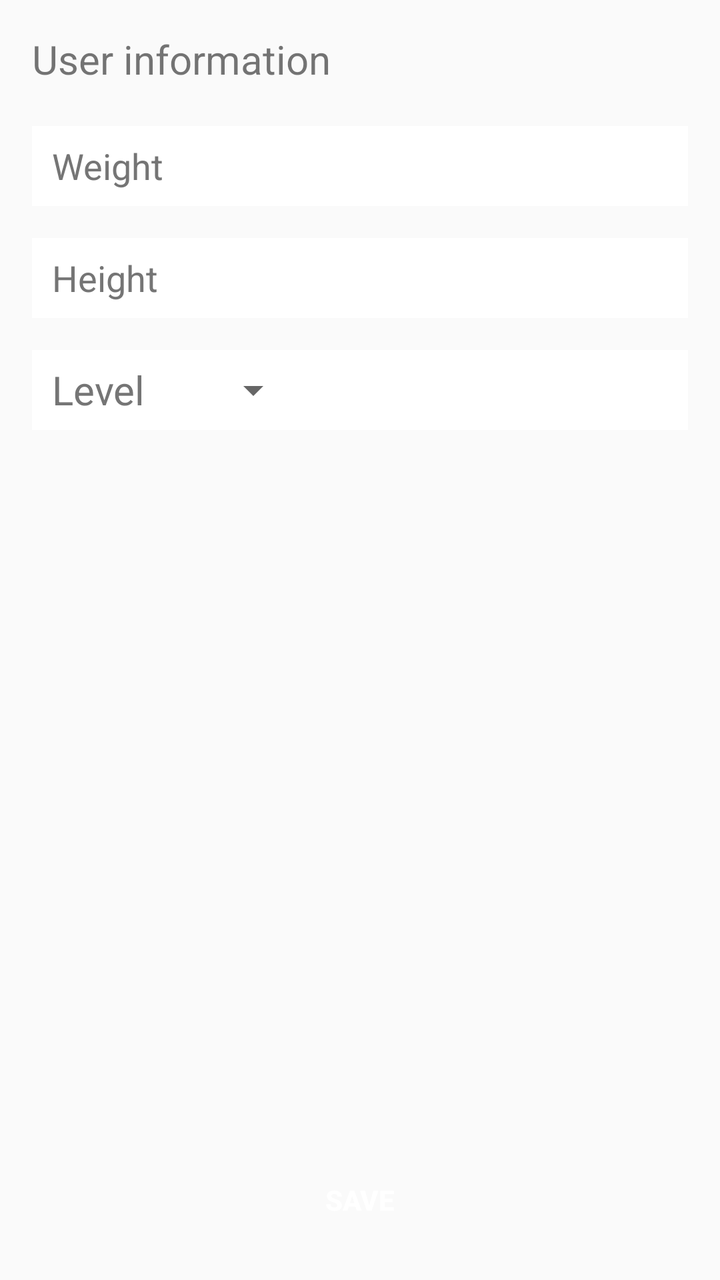
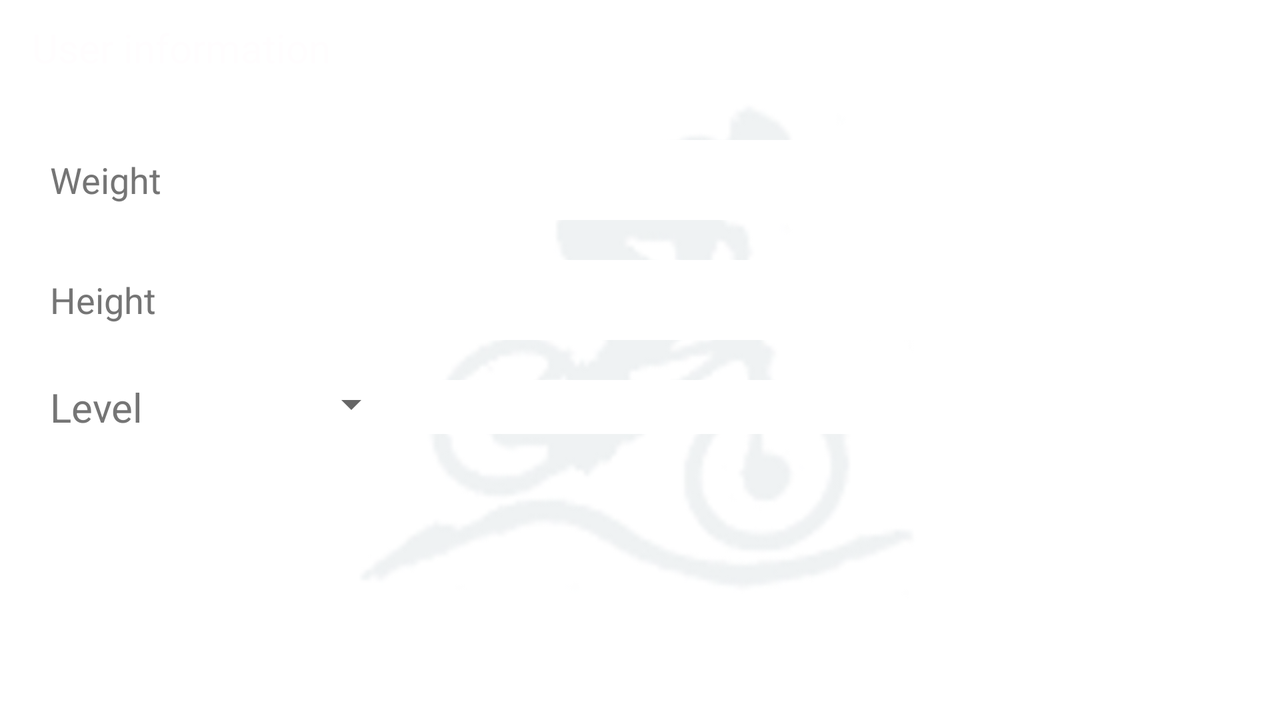

The same Android screen from two of the app's own layout files: first res/layout/ as a phone draws it, then the repository's variant for another configuration, drawn on a device whose configuration selects that folder. Both files follow.
<!-- AndroidManifest.xml: application theme AppTheme -->
<!-- res/layout/activity_user_features.xml -->
<RelativeLayout xmlns:android="http://schemas.android.com/apk/res/android"
    xmlns:tools="http://schemas.android.com/tools"
    android:layout_width="match_parent"
    android:layout_height="match_parent"
    android:clickable="false"
    android:focusable="false"
    android:paddingBottom="@dimen/activity_vertical_margin"
    android:paddingLeft="@dimen/activity_horizontal_margin"
    android:paddingRight="@dimen/activity_horizontal_margin"
    android:paddingTop="@dimen/activity_vertical_margin"
    tools:context="com.cyclingmap.orion.cyclingmap.activities.UserFeatures">

    <TextView
        android:id="@+id/tvFeaturesHead"
        android:layout_width="wrap_content"
        android:layout_height="wrap_content"
        android:text="@string/user_features_head"
        android:textSize="20dp" />

    <EditText
        android:id="@+id/txtFeaturesWeight"
        android:layout_width="fill_parent"
        android:layout_height="40dp"
        android:layout_alignParentEnd="true"
        android:layout_alignParentRight="true"
        android:layout_below="@+id/tvFeaturesHead"
        android:layout_marginTop="20dp"
        android:background="#ffffffff"
        android:hint="@string/user_features_weight"
        android:inputType="number|textPersonName"
        android:paddingLeft="10dp"
        android:textColor="#757575"
        android:textColorHint="#757575" />

    <EditText
        android:id="@+id/txtFeaturesHeight"
        android:layout_width="fill_parent"
        android:layout_height="40dp"
        android:layout_alignParentEnd="true"
        android:layout_alignParentRight="true"
        android:layout_below="@+id/txtFeaturesWeight"
        android:layout_marginTop="16dp"
        android:background="#ffffffff"
        android:hint="@string/user_features_height"
        android:inputType="text|number"
        android:paddingLeft="10dp"
        android:textColor="#757575"
        android:textColorHint="#757575" />

    <LinearLayout
        android:id="@+id/linearLayout10"
        android:layout_width="fill_parent"
        android:layout_height="wrap_content"
        android:layout_alignParentLeft="true"
        android:layout_alignParentStart="true"
        android:layout_below="@+id/txtFeaturesHeight"
        android:layout_marginTop="16dp"
        android:background="#ffffffff"
        android:orientation="horizontal"
        android:singleLine="true">

        <TextView
            android:id="@+id/textView8"
            android:layout_width="wrap_content"
            android:layout_height="wrap_content"
            android:layout_gravity="center"
            android:layout_marginLeft="10dp"
            android:text="@string/user_features_level"
            android:textColor="#757575"
            android:textSize="20dp" />

        <Spinner
            android:id="@+id/spinUserFeatures"
            android:layout_width="wrap_content"
            android:layout_height="40dp"
            android:layout_marginLeft="30dp"
            android:textAlignment="center"
            android:touchscreenBlocksFocus="true" />

    </LinearLayout>

    <Button
        android:id="@+id/btnUserFeaturesSave"
        android:layout_width="fill_parent"
        android:layout_height="wrap_content"
        android:layout_alignParentBottom="true"
        android:layout_alignParentEnd="true"
        android:layout_alignParentRight="true"
        android:background="@color/greenDark"
        android:text="@string/user_features_btnsave"
        android:textColor="#ffffffff"
        android:textStyle="bold" />

</RelativeLayout>
<!-- resources referenced by this layout -->
<resources>
  <dimen name="activity_horizontal_margin">16dp</dimen>
  <dimen name="activity_vertical_margin">16dp</dimen>
  <string name="user_features_btnsave">Save</string>
  <string name="user_features_head">User information</string>
  <string name="user_features_height">Height</string>
  <string name="user_features_level">Level</string>
  <string name="user_features_weight">Weight</string>
  <style name="AppTheme" parent="Theme.AppCompat.Light.DarkActionBar">
          
          <item name="android:windowActionBar">false</item>
          <item name="android:windowNoTitle">true</item>
          <item name="colorPrimary">@color/colorPrimary</item>
          <item name="colorPrimaryDark">@color/colorPrimaryDark</item>
          <item name="colorAccent">@color/colorAccent</item>
      </style>
  <color name="colorPrimary">#0277BD</color>
  <color name="colorPrimaryDark">#01579B</color>
  <color name="colorAccent">#0277BD</color>
</resources>
<!-- res/layout-land/activity_user_features.xml (the repository's variant of the layout above) -->
<!-- drawn on the phone turned sideways -->
<RelativeLayout xmlns:android="http://schemas.android.com/apk/res/android"
    xmlns:tools="http://schemas.android.com/tools"
    xmlns:app="http://schemas.android.com/apk/res-auto"
    android:layout_width="match_parent"
    android:layout_height="match_parent"
    android:clickable="false"
    android:focusable="false"
    android:background="@drawable/backgroundland"
    tools:context="com.cyclingmap.orion.cyclingmap.activities.UserFeatures">
    <android.support.v7.widget.Toolbar
        android:id="@+id/toolbar"
        android:layout_width="match_parent"
        android:layout_height="?actionBarSize"
        android:background="@color/greenLight"
        android:elevation="4dp"
        app:popupTheme="@style/ThemeOverlay.AppCompat.Light"
        app:theme="@style/ToolbarTheme" >
        <TextView
            android:id="@+id/tvFeaturesHead"
            android:layout_width="wrap_content"
            android:layout_height="wrap_content"
            android:text="@string/user_features_head"
            android:textSize="20dp"
            android:textColor="#fffffdfe" />
    </android.support.v7.widget.Toolbar>
    <EditText
        android:id="@+id/txtFeaturesWeight"
        android:layout_width="fill_parent"
        android:layout_height="@dimen/textview_height"
        android:layout_alignParentEnd="true"
        android:layout_alignParentRight="true"
        android:layout_marginTop="@dimen/textview_first_top"
        android:background="#ffffffff"
        android:hint="@string/user_features_weight"
        android:inputType="number|textPersonName"
        android:paddingLeft="@dimen/text_left_uf"
        android:textColor="#757575"
        android:textColorHint="#757575" />
    <EditText
        android:id="@+id/txtFeaturesHeight"
        android:layout_width="fill_parent"
        android:layout_height="@dimen/textview_height"
        android:layout_alignParentEnd="true"
        android:layout_alignParentRight="true"
        android:layout_below="@+id/txtFeaturesWeight"
        android:layout_marginTop="@dimen/textview_top_uf"
        android:background="#ffffffff"
        android:hint="@string/user_features_height"
        android:inputType="text|number"
        android:paddingLeft="@dimen/text_left_uf"
        android:textColor="#757575"
        android:textColorHint="#757575" />
    <LinearLayout
        android:id="@+id/linearLayout10"
        android:layout_width="fill_parent"
        android:layout_height="wrap_content"
        android:layout_alignParentLeft="true"
        android:layout_alignParentStart="true"
        android:layout_below="@+id/txtFeaturesHeight"
        android:layout_marginTop="@dimen/textview_top_uf"
        android:background="#ffffffff"
        android:orientation="horizontal"
        android:singleLine="true">
        <TextView
            android:id="@+id/textView8"
            android:layout_width="wrap_content"
            android:layout_height="wrap_content"
            android:layout_gravity="center"
            android:layout_marginLeft="@dimen/text_left_uf"
            android:text="@string/user_features_level"
            android:textColor="#757575"
            android:textSize="20dp" />
        <Spinner
            android:id="@+id/spinUserFeatures"
            android:layout_width="wrap_content"
            android:layout_height="wrap_content"
            android:spinnerMode="dialog"
            android:layout_marginLeft="@dimen/spin_margin_left_uf"
            android:textAlignment="center"
            android:touchscreenBlocksFocus="true" />
    </LinearLayout>
    <Button
        android:id="@+id/btnUserFeaturesSave"
        android:layout_width="fill_parent"
        android:layout_height="wrap_content"
        android:layout_alignParentBottom="true"
        android:layout_alignParentEnd="true"
        android:layout_alignParentRight="true"
        android:background="@color/greenDark"
        android:text="@string/user_features_btnsave"
        android:onClick="saveCharacteristic"
        android:textColor="#ffffffff"
        android:textStyle="bold"
        android:layout_marginLeft="5dp"
        android:layout_marginRight="5dp"
        android:textSize="@dimen/text_size_button"/>
</RelativeLayout>
<!-- resources referenced by the variant -->
<!-- as the phone turned sideways resolves them -->
<resources>
  <!-- from res/values-normal-land/ -->
  <dimen name="spin_margin_left_uf">80dp</dimen>
  <!-- from res/values-normal-land/ -->
  <dimen name="text_left_uf">25dp</dimen>
  <!-- from res/values-normal-land/ -->
  <dimen name="text_size_button">13dp</dimen>
  <!-- from res/values-normal-land/ -->
  <dimen name="textview_first_top">70dp</dimen>
  <!-- from res/values-normal-land/ -->
  <dimen name="textview_height">40dp</dimen>
  <!-- from res/values-normal-land/ -->
  <dimen name="textview_top_uf">20dp</dimen>
  <!-- drawable backgroundland: png bitmap (drawable, 15941 bytes) -->
  <string name="user_features_btnsave">Save</string>
  <string name="user_features_head">User information</string>
  <string name="user_features_height">Height</string>
  <string name="user_features_level">Level</string>
  <string name="user_features_weight">Weight</string>
  <style name="AppTheme" parent="Theme.AppCompat.Light.DarkActionBar">
          
          <item name="android:windowActionBar">false</item>
          <item name="android:windowNoTitle">true</item>
          <item name="colorPrimary">@color/colorPrimary</item>
          <item name="colorPrimaryDark">@color/colorPrimaryDark</item>
          <item name="colorAccent">@color/colorAccent</item>
      </style>
  <color name="colorPrimary">#0277BD</color>
  <color name="colorPrimaryDark">#01579B</color>
  <color name="colorAccent">#0277BD</color>
</resources>
